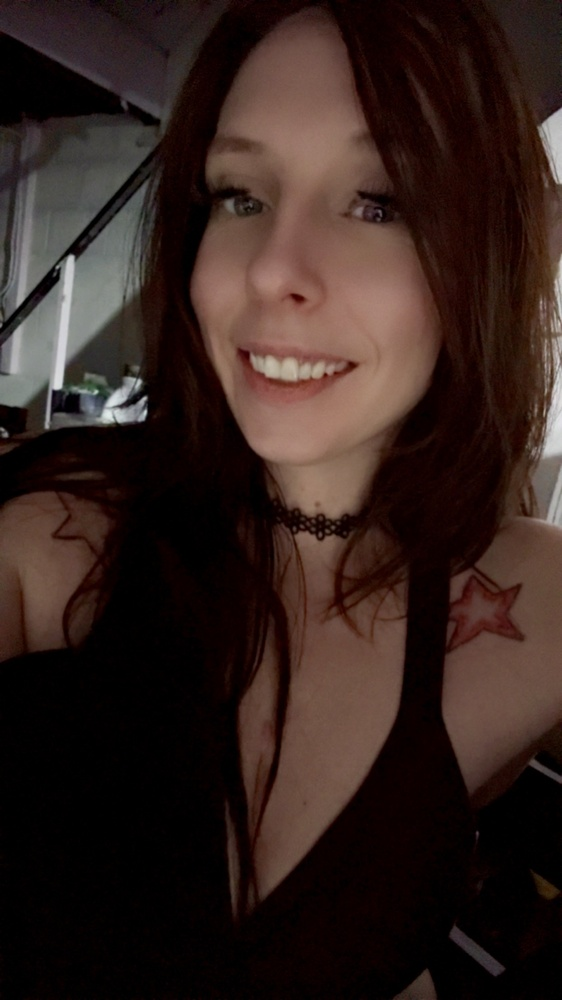
#> input picture attached_assets/IMG_0102.jpeg, 562 x 1000 px, shrunk from 1242 x 2208 before the run; its folder holds only this picture in this run
$ python test_ocr_directly.py
#> lines starting #> are read from the running program, lines starting #| are printed output that depends on the picture; after the words box and inside, x2 and y2 are one past the last pixel; in counts of white or black regions, pixels touching at a corner belong together
### ocr_parser.py
"""
OCR Document Processor for SmartDispute.ai
Takes images and PDFs and extracts structured information with preprocessing for best results
"""

import os
import re
import pytesseract
from PIL import Image, ImageEnhance, ImageFilter
import io
import cv2
import numpy as np
import logging
import json
from typing import Dict, List, Any

# Configure logging
logging.basicConfig(
    level=logging.INFO,
    format='%(asctime)s - %(name)s - %(levelname)s - %(message)s',
    handlers=[
        logging.FileHandler('ocr_parser.log'),
        logging.StreamHandler()
    ]
)
logger = logging.getLogger('ocr_parser')


class DocumentProcessor:
    def __init__(self):
        # Document type patterns
        self.document_patterns = {
            "EVICTION_NOTICE": r"(?i)(notice\s+to\s+end\s+tenancy|eviction\s+notice|notice\s+to\s+vacate|notice\s+of\s+termination)",
            "RENTAL_AGREEMENT": r"(?i)(rental\s+agreement|lease\s+agreement|tenancy\s+agreement|residential\s+agreement)",
            "LANDLORD_COMPLAINT": r"(?i)(complaint\s+against\s+landlord|landlord\s+dispute|maintenance\s+request|repair\s+request)",
            "RENT_INCREASE": r"(?i)(rent\s+increase\s+notice|notice\s+of\s+rent\s+increase|rent\s+adjustment)",
            "CHILD_SERVICES_NOTICE": r"(?i)(children(')?s\s+aid\s+society|child\s+protection|family\s+services|child\s+welfare|temporary\s+care\s+agreement|supervision\s+order)",
            "CREDIT_DISPUTE": r"(?i)(credit\s+report|credit\s+bureau|equifax|transunion|experian|credit\s+dispute)",
            "COURT_SUMMONS": r"(?i)(summons|notice\s+of\s+hearing|court\s+appearance|notice\s+of\s+application)",
            "DEMAND_LETTER": r"(?i)(demand\s+letter|demand\s+for\s+payment|legal\s+demand|formal\s+demand)"
        }

        self.issue_patterns = {
            "MISSING_DATE": r"(?i)(dated?|on\s+the\s+\d+(?:st|nd|rd|th)?\s+day\s+of)",
            "MISSING_SIGNATURE": r"(?i)(signed|signature|sign\s+here|sign\s+below)",
            "MISSING_ADDRESS": r"(?i)(address|premises|property|located\s+at|municipal\s+address)",
            "INVALID_NOTICE_PERIOD": r"(?i)(\d+\s+days\s+notice|\d+\s+day\s+notice|notice\s+period|\d+\s+days\s+from\s+the\s+date)"
        }

        self.date_patterns = [
            r"(?i)(?:january|february|march|april|may|june|july|august|september|october|november|december)\s+\d{1,2}(?:st|nd|rd|th)?,?\s+\d{4}",
            r"(?i)\d{1,2}(?:st|nd|rd|th)?\s+(?:january|february|march|april|may|june|july|august|september|october|november|december),?\s+\d{4}",
            r"\d{1,2}/\d{1,2}/\d{4}",
            r"\d{4}-\d{1,2}-\d{1,2}",
            r"\d{1,2}-\d{1,2}-\d{4}",
        ]

        self.tenant_patterns = [
            r"(?i)tenant\s*:\s*([A-Za-z\s.'-]+)",
            r"(?i)tenant(?:\s+name)?(?:\s*:|\s+is)\s*([A-Za-z\s.'-]+)",
            r"(?i)tenant(?:'s)?\s+name\s*(?::|\s+is)\s*([A-Za-z\s.'-]+)",
            r"(?i)lessee\s*:\s*([A-Za-z\s.'-]+)",
            r"(?i)(?:is|am)\s+(?:leasing|renting)(?:\s+to)?\s+([A-Za-z\s.'-]+)",
            r"(?i)resident\s*:\s*([A-Za-z\s.'-]+)",
        ]

        self.landlord_patterns = [
            r"(?i)landlord\s*:\s*([A-Za-z\s.'-]+)",
            r"(?i)landlord(?:\s+name)?(?:\s*:|\s+is)\s*([A-Za-z\s.'-]+)",
            r"(?i)landlord(?:'s)?\s+name\s*(?::|\s+is)\s*([A-Za-z\s.'-]+)",
            r"(?i)lessor\s*:\s*([A-Za-z\s.'-]+)",
            r"(?i)property\s+(?:owner|manager)\s*:?\s*([A-Za-z\s.'-]+)",
            r"(?i)(?:owned|managed)\s+by\s+([A-Za-z\s.'-]+)",
        ]

    def preprocess_image(self, image_path: str) -> Image.Image:
        try:
            logger.info(f"Preprocessing image: {image_path}")
            img = Image.open(image_path)
            img_cv = cv2.cvtColor(np.array(img), cv2.COLOR_RGB2BGR)
            gray = cv2.cvtColor(img_cv, cv2.COLOR_BGR2GRAY)
            blurred = cv2.GaussianBlur(gray, (5, 5), 0)
            thresh = cv2.adaptiveThreshold(blurred, 255, cv2.ADAPTIVE_THRESH_GAUSSIAN_C, cv2.THRESH_BINARY, 11, 2)
            dilated = cv2.dilate(thresh, np.ones((1, 1), np.uint8), iterations=1)
            img_pil = Image.fromarray(dilated)
            enhancer = ImageEnhance.Contrast(img_pil)
            img_contrast = enhancer.enhance(2.0)
            img_sharp = ImageEnhance.Sharpness(img_contrast).enhance(2.0)
            return img_sharp
        except Exception as e:
            logger.error(f"Error during image preprocessing: {str(e)}")
            return Image.open(image_path)

    def extract_text(self, image: Image.Image) -> str:
        try:
            logger.info("Extracting text using OCR")
            text = pytesseract.image_to_string(image)
            return text.replace('\n\n', '\n').strip()
        except Exception as e:
            logger.error(f"Text extraction error: {str(e)}")
            return ""

    # [37 lines left out: functions detect_document_type, extract_dates, extract_names, check_for_issues, not called in this run]

    def process_document(self, filepath: str) -> Dict[str, Any]:
        try:
            image = self.preprocess_image(filepath)
            text = self.extract_text(image)
            if not text:
                return {"status": "error", "message": "No text could be extracted."}
            return {
                "status": "success",
                "fields": {
                    "document_type": self.detect_document_type(text),
                    "date": self.extract_dates(text)[0] if self.extract_dates(text) else "Not found",
                    **self.extract_names(text),
                    "issues": self.check_for_issues(text, self.detect_document_type(text)),
                    "full_text": text
                }
            }
        except Exception as e:
            return {"status": "error", "message": f"Processing error: {str(e)}"}


# Standalone function for importing in routes or scripts
def run_ocr_pipeline(filepath: str) -> dict:
    return DocumentProcessor().process_document(filepath)


# CLI entry point for manual testing
# [7 lines that do not run on import are left out]

### test_ocr_directly.py
#!/usr/bin/env python3
"""
Test OCR pipeline directly without the web interface
Can be run directly or used as a module by other scripts
"""
import os
import json
import sys
from ocr_parser import run_ocr_pipeline

def process_image(image_path):
    """
    Process an image with the OCR pipeline

    Args:
        image_path: Path to the image file

    Returns:
        dict: Results from the OCR pipeline
    """
    try:
        # Check if file exists
        if not os.path.exists(image_path):
            raise FileNotFoundError(f"File not found: {image_path}")

        # Run OCR pipeline
        with open(image_path, "rb") as f:
            results = run_ocr_pipeline(f)

        return results
    except Exception as e:
        print(f"Error processing image {image_path}: {str(e)}", file=sys.stderr)
        return {
            "error": str(e),
            "full_text": f"Error processing image: {str(e)}"
        }

def main():
    """Main test function"""

    # Create test directory if it doesn't exist
    os.makedirs("uploads", exist_ok=True)

    # Check if a file path was provided as an argument
    if len(sys.argv) > 1 and os.path.isfile(sys.argv[1]):
        test_image = sys.argv[1]
        print(f"Using provided image: {test_image}")
    else:
        # Look for test images in attached_assets
        print("Looking for test images in attached_assets...")
        image_files = []
        for filename in os.listdir("attached_assets"):
            if filename.lower().endswith(('.png', '.jpg', '.jpeg')):
                image_files.append(os.path.join("attached_assets", filename))

        if not image_files:
            print("No image files found in attached_assets")
            return

        # Print available images
        print("Available images:")
        for i, img in enumerate(image_files[:10]):  # Show first 10 only
            print(f"{i}: {img}")

        # Try to find an eviction notice or similar document based on filename
        eviction_candidates = [img for img in image_files if 'evict' in img.lower() or 'notice' in img.lower() or 'n4' in img.lower()]

        # Select test image - prioritize eviction notices
        if eviction_candidates:
            test_image = eviction_candidates[0]
            print(f"Selected eviction notice candidate: {test_image}")
        else:
            # Or try IMG_0392.png which was mentioned in the imports
            specific_image = "attached_assets/IMG_0392.png"
            if os.path.exists(specific_image):
                test_image = specific_image
                print(f"Selected specific image: {test_image}")
            else:
                test_image = image_files[0]
                print(f"Selected first available image: {test_image}")

    print(f"Testing OCR with image: {test_image}")

    # Process the image
    results = process_image(test_image)
#> in preprocess_image, img is the input picture: PIL image 562x1000 RGB; mean R, G, B 50.7, 34.6, 30.1
#> in preprocess_image, `gray = cv2.cvtColor(img_cv, cv2.COLOR_BGR2GRAY)`:
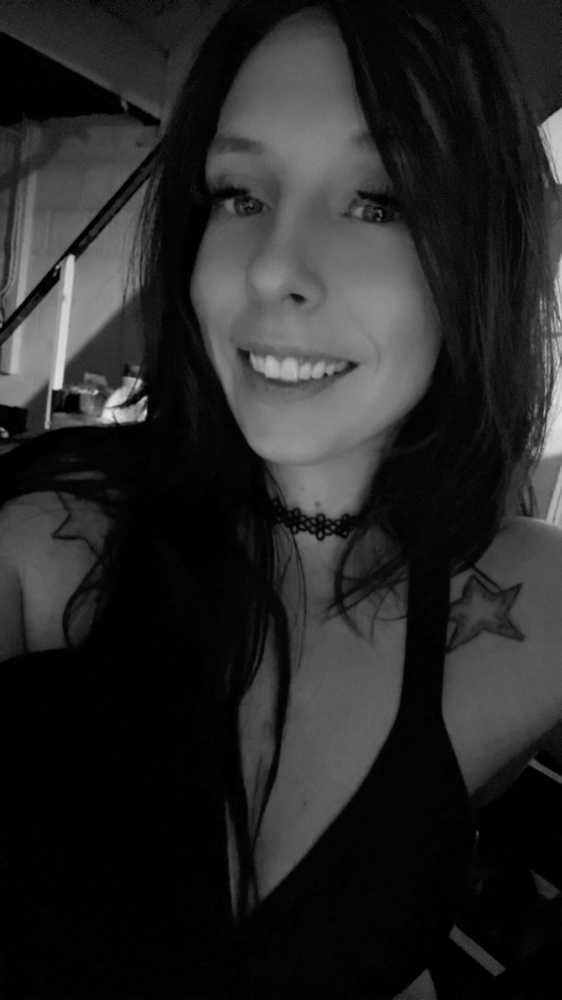
#> gray: shape (1000, 562); min 0, max 231, mean 38.9
#> in preprocess_image, `thresh = cv2.adaptiveThreshold(blurred, 255, cv2.ADAPTIVE_THRESH_GAUSS..`:
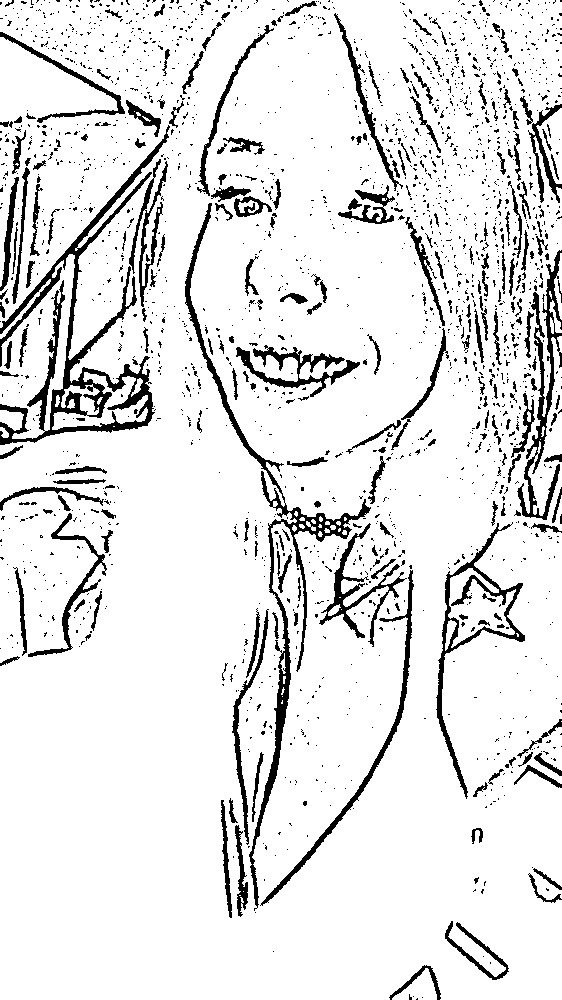
#> thresh: shape (1000, 562); 89.5% white; 2087 black regions (1844 under 20 px), largest, box (x1, y1, x2, y2) and area: (0, 125, 170, 445) 7960, (185, 203, 371, 911) 5598, (517, 250, 562, 520) 2707

    # Print results
    print(f"OCR Results for {test_image}:")
    print(json.dumps(results, indent=2))

if __name__ == "__main__":
    main()
#> (the call stopped at in extract_text, `text = pytesseract.image_to_string(image)`: pytesseract is not available in this run)

$ run again, on attached_assets/IMG_0239.png
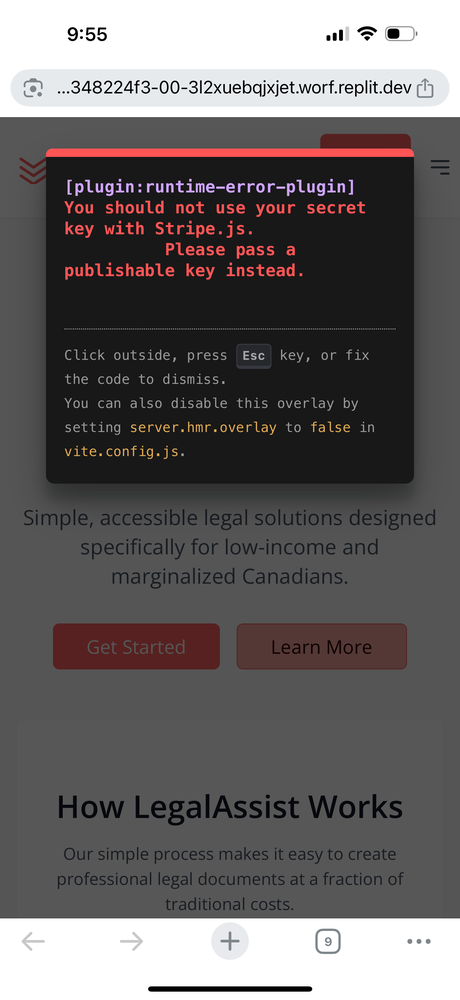
#> input picture attached_assets/IMG_0239.png, 460 x 1000 px, shrunk from 1320 x 2868 before the run
#> in preprocess_image, img is the input picture: PIL image 460x1000 RGB; mean R, G, B 102.7, 98.8, 99.1
#> in preprocess_image, `gray = cv2.cvtColor(img_cv, cv2.COLOR_BGR2GRAY)`:
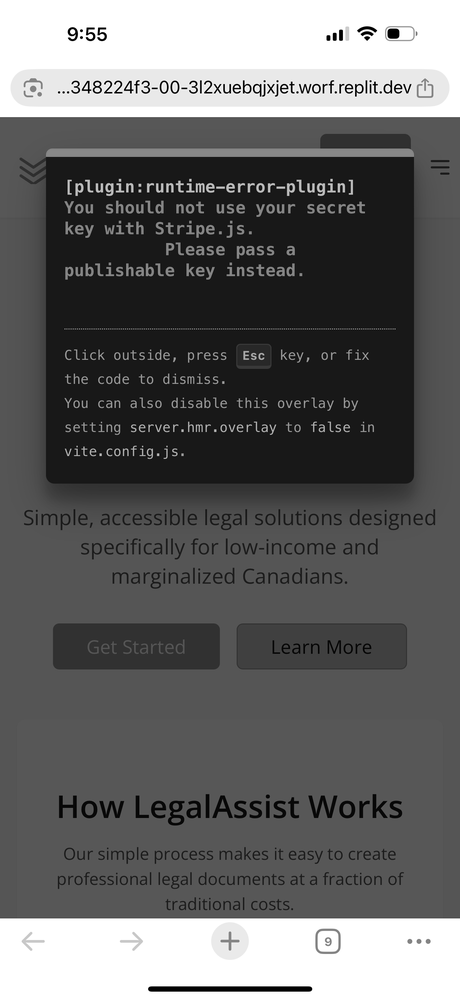
#> gray: shape (1000, 460); min 0, max 255, mean 100
#> in preprocess_image, `thresh = cv2.adaptiveThreshold(blurred, 255, cv2.ADAPTIVE_THRESH_GAUSS..`:
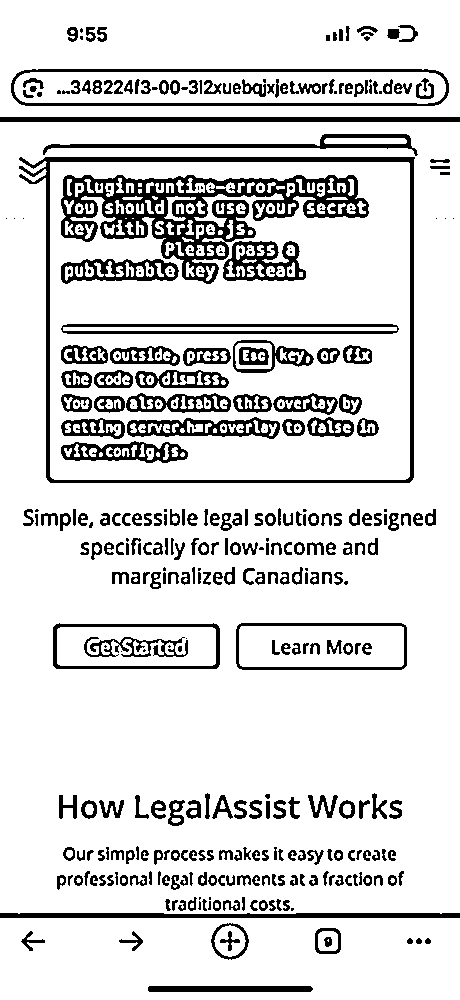
#> thresh: shape (1000, 460); 85.5% white; 404 black regions (105 under 20 px), largest, box (x1, y1, x2, y2) and area: (61, 175, 369, 284) 10561, (19, 157, 415, 483) 5757, (11, 69, 449, 106) 2714

$ run again, on attached_assets/IMG_0103.jpeg
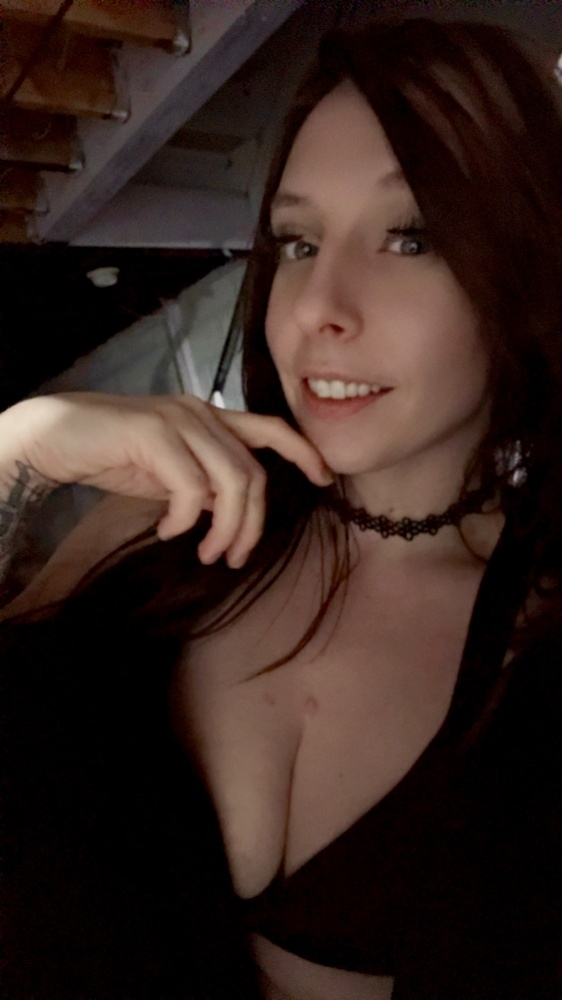
#> input picture attached_assets/IMG_0103.jpeg, 562 x 1000 px, shrunk from 1242 x 2208 before the run
#> in preprocess_image, img is the input picture: PIL image 562x1000 RGB; mean R, G, B 52.8, 36.1, 30.9
#> in preprocess_image, `gray = cv2.cvtColor(img_cv, cv2.COLOR_BGR2GRAY)`:
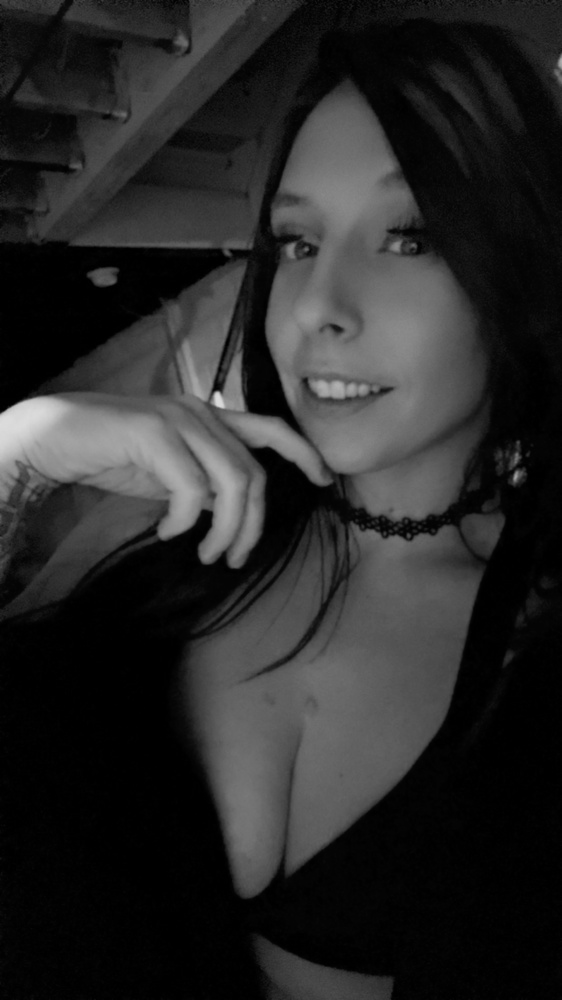
#> gray: shape (1000, 562); min 0, max 221, mean 40.5
#> in preprocess_image, `thresh = cv2.adaptiveThreshold(blurred, 255, cv2.ADAPTIVE_THRESH_GAUSS..`:
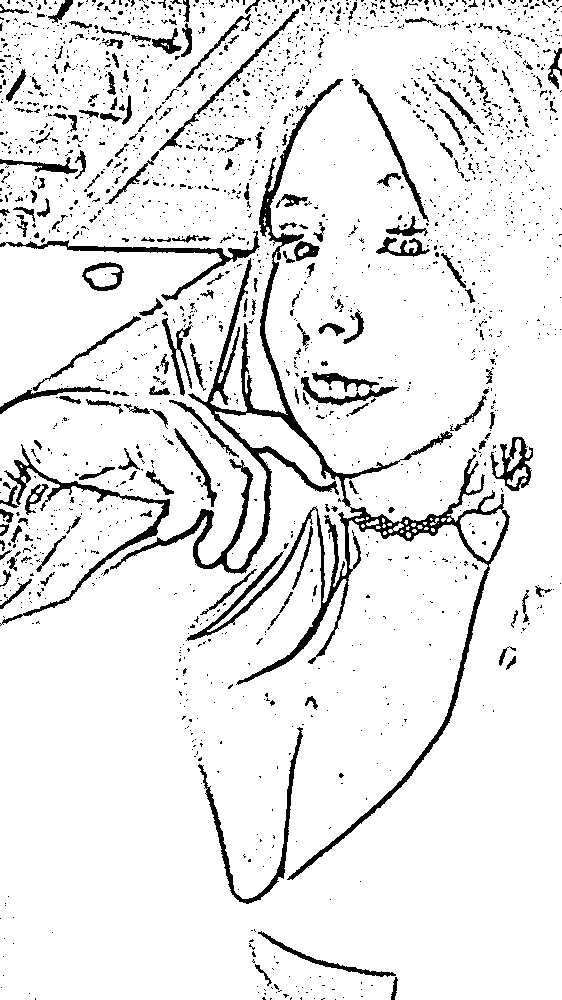
#> thresh: shape (1000, 562); 91.2% white; 1970 black regions (1768 under 20 px), largest, box (x1, y1, x2, y2) and area: (110, 79, 510, 880) 16307, (0, 444, 170, 626) 2124, (0, 231, 260, 301) 1640
